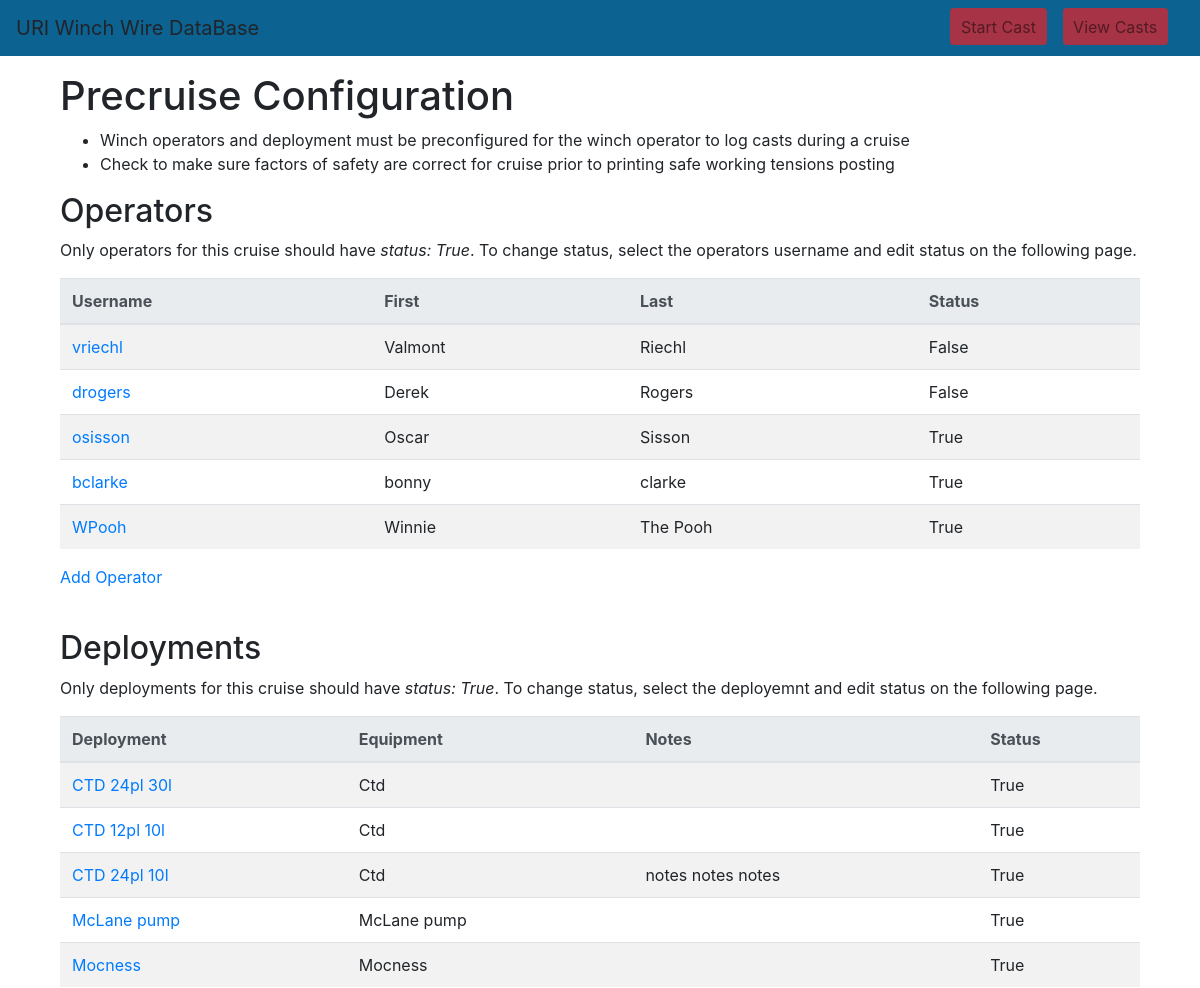
The page /wwdb/cruiseconfigurehome/ (upper part) on the database as committed earlier.
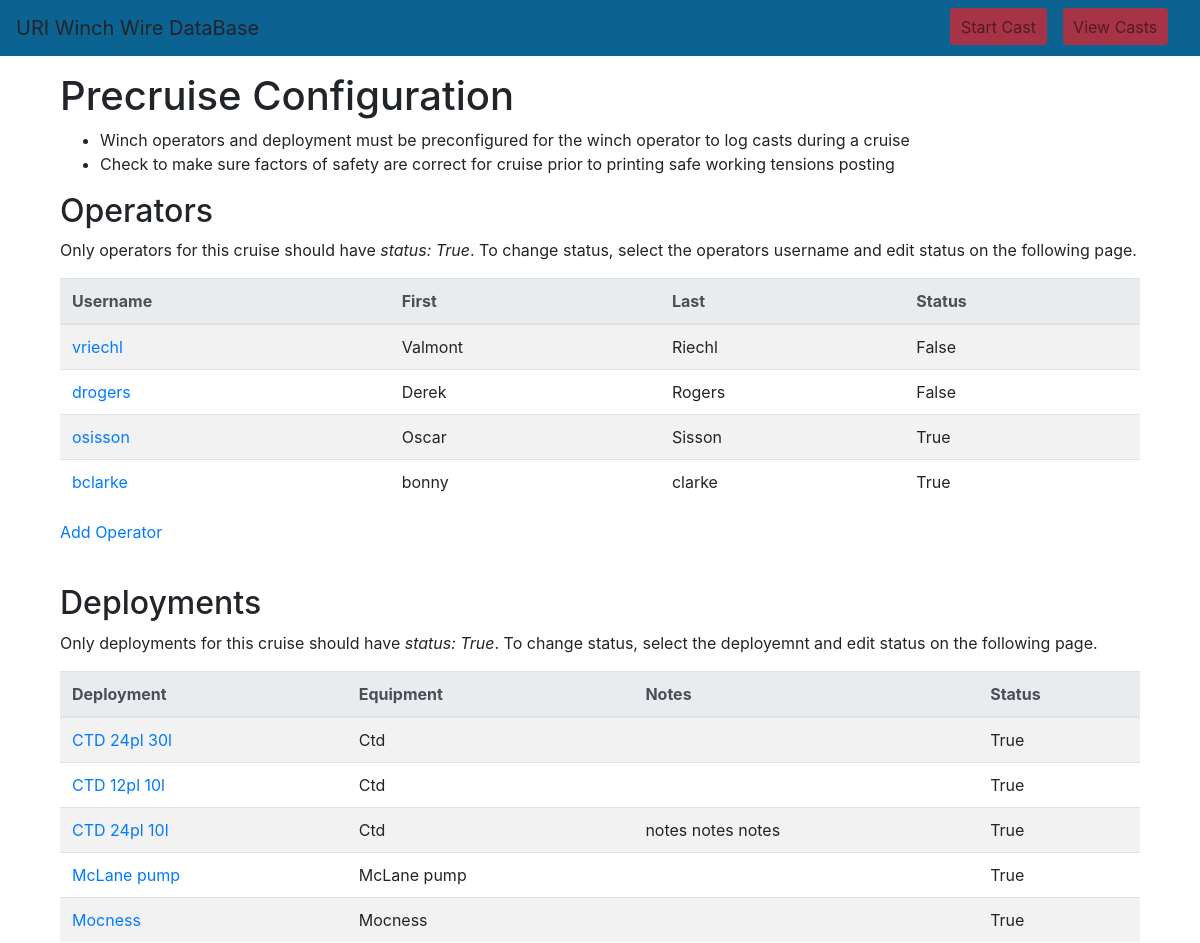
The same page on the database as committed later.
### wwdb/models.py (models this page shows, shortened)
class WinchOperator(models.Model):
    id = models.AutoField(db_column='Id', primary_key=True, blank=True, null=False)  # Field name made lowercase. This field type is a guess.
    status = models.BooleanField(db_column='Status', blank=True, null=True, verbose_name='Status')  # Field name made lowercase.
    firstname = models.TextField(db_column='FirstName', blank=True, null=True, verbose_name='First name')  # Field name made lowercase.
    lastname = models.TextField(db_column='LastName', blank=True, null=True, verbose_name='Last name')  # Field name made lowercase.
    username = models.TextField(db_column='UserName', blank=True, null=True, verbose_name='User name')  # Field name made lowercase.
    class Meta:
        managed = True
        db_table = 'WinchOperator'
        verbose_name_plural = "WinchOperator"

class DeploymentType(models.Model):
    id = models.AutoField(db_column='Id', primary_key=True, blank=True, null=False)  # Field name made lowercase.
    status = models.BooleanField(db_column='Status', blank=True, null=True, verbose_name='Status')  # Field name made lowercase.
    name = models.TextField(db_column='Name', blank=True, null=True, verbose_name='Name')
    equipment = models.TextField(db_column='Equipment', blank=True, null=True, verbose_name='Equipment')  # Field name made lowercase.
    notes = models.TextField(db_column='Notes', blank=True, null=True, verbose_name='Notes')  # Field name made lowercase.
    class Meta:
        managed = True
        db_table = 'DeploymentType'
        verbose_name_plural = "DeploymentType"

### wwdb/views.py (the view)
# urls.py: path('cruiseconfigurehome/', views.cruiseconfigurehome, name='cruiseconfigurehome'),
def cruiseconfigurehome(request):
    operators = WinchOperator.objects.all()
    deployments = DeploymentType.objects.all()
    active_wire = Wire.objects.filter(status=True)
    winches = Winch.objects.all()
    context = {
        'operators': operators,
        'deployments': deployments,
        'active_wire': active_wire,
        'winches': winches,
       }
    return render(request, 'wwdb/cruiseconfigurehome.html', context=context)

### wwdb/models.py (called while the page is built)
    def __str__(self):
        return str(self.factorofsafety)

### wwdb/templates/wwdb/cruiseconfigurehome.html (shortened to what this page needs)
<!DOCTYPE html>
{% extends "wwdb/base.html" %}
{% block content %}
<div class="container mt-5 mb-5">
    <h1>Precruise Configuration</h1>
    <ul>
        <li>Winch operators and deployment must be preconfigured for the winch operator to log casts during a cruise </li>
        <li>Check to make sure factors of safety are correct for cruise prior to printing safe working tensions posting</li>
    </ul>
    <h2>Operators</h2>
    <p>Only operators for this cruise should have <i>status: True</i>. To change status, select the operators username and edit status on the following page.</p>
    <table id="" class="display table table-striped">
        <thead class="thead-light">
            <tr>
                <th>Username</th>
                <th>First</th>
                <th>Last</th>
                <th>Status</th>
            </tr>
        </thead>
        {% for operator in operators %}
        <tr>
            <td><a href="{% url 'operatoreditstatus' operator.pk %}">{{operator.username}}</a></td>
            <td>{{operator.firstname}}</td>
            <td>{{operator.lastname}}</td>
            <td>{{operator.status}}</td>
        </tr>
        {% endfor %}
    </table>
    <P>
        <a href="{% url 'operatoradd' %}">Add Operator</a>
    </P>
    <br />
    <h2>Deployments</h2>
    <p>Only deployments for this cruise should have <i>status: True</i>. To change status, select the deployemnt and edit status on the following page.</p>
    <table id="" class=" display table table-striped">
        <thead class="thead-light">
            <tr>
                <th>Deployment</th>
                <th>Equipment</th>
                <th>Notes</th>
                <th>Status</th>
            </tr>
        </thead>
        {% for deployment in deployments %}
        <tr>
            <td><a href="{% url 'deploymenteditstatus' deployment.pk %}">{{deployment.name}}</a></td>
            <td>{{deployment.equipment}}</td>
            <td>{{deployment.notes}}</td>
            <td>{{deployment.status}}</td>
        </tr>
        {% endfor %}
    </table>
    <br />
    <br />
</div>
{% endblock %}

Rows that differ between the two databases and show on the page:
removed WinchOperator: username "WPooh", firstname "Winnie", lastname "The Pooh", status "True"
